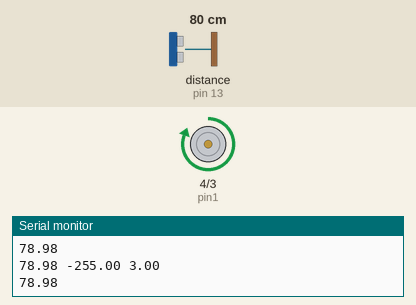
This sketch was run on a simulated Arduino Uno, built with avr-gcc and run on an emulated ATmega328P. Parts: motor-driver pin pairs drawn as motors (green arrow = first pin HIGH = forward, orange = second pin HIGH = backward, longer = more drive, scaled by the enable pin), the last lines printed to the serial monitor. Wiring (inferred from the names in the program): ultrasonic range finder: trigger pin 12; echo pin 13. Inputs (shaded band) come from the test bench; at power-on: distance to the obstacle (sensor on pin 13) 80 cm. The echo pulse lasts 58.3 µs per cm.

Above: at 1.2 s.
1.3 s: distance to the obstacle (sensor on pin 13) set to 2 cm
At 2.7 s:
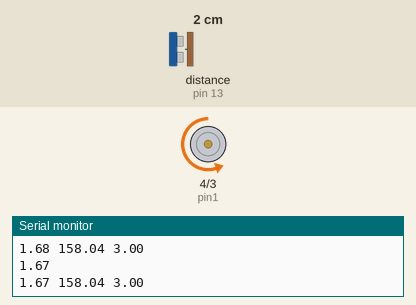
3.0 s: distance to the obstacle (sensor on pin 13) set to 250 cm
At 3.6 s:
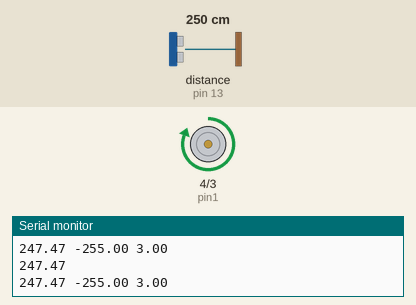
4.5 s: distance to the obstacle (sensor on pin 13) set to 4 cm
At 6.5 s:
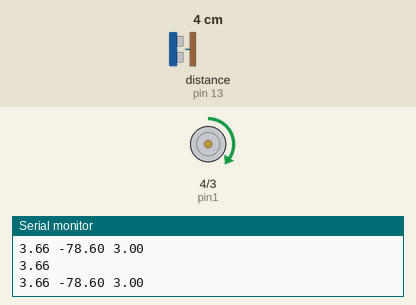
7.5 s: distance to the obstacle (sensor on pin 13) set to 9 cm
At 8.3 s:
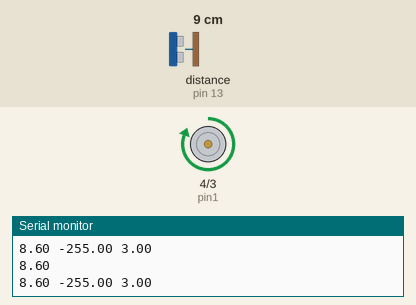
Timing chart, 0 to 10.0 s (numbered marks = the images above; inputs shaded):
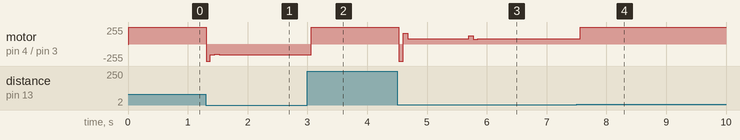

Measured:
- after the input at 1.3 s, motor on pin 4 (pin1) / pin 3 (pin2): forward 255/255 → backward 255/255 at once, → backward 160/255 0.07 s later, → backward 157/255 0.07 s later, → backward 158/255 0.07 s later
- after the input at 3.0 s, motor on pin 4 (pin1) / pin 3 (pin2): backward 158/255 → forward 255/255 after 0.07 s
- after the input at 7.5 s, motor on pin 4 (pin1) / pin 3 (pin2): forward 78/255 → forward 255/255 after 0.07 s

The sketch:

Fume_Tracker.ino
```cpp
#include <PID_v1.h>
double input;
double output;
double volatile setpoint = 3;
double Kp = 120, Ki = 0, Kd = 1;

int speedMotor = 5;
int pin1 = 4;
int pin2 = 3;

int TRIG = 12;
int ECHO = 13;
float Time;
float Distance;
float speedOfSound = 340; //Speed of sounds in m/s

PID myPID(&input, &output , &setpoint, Kp, Ki, Kd, DIRECT);

void setup() {
    Serial.begin(9600);

    //SETTING UP PID
    myPID.SetMode(AUTOMATIC);
    myPID.SetSampleTime(60);
    myPID.SetOutputLimits(-255, 255);

    pinMode(speedMotor, OUTPUT);
    pinMode(pin1, OUTPUT);
    pinMode(pin2, OUTPUT);


  pinMode(TRIG, OUTPUT);
  pinMode(ECHO, INPUT_PULLUP);

}
void loop() {

  digitalWrite(TRIG, LOW);
  delayMicroseconds(2000);
  digitalWrite(TRIG, HIGH);
  delayMicroseconds(10);
  digitalWrite(TRIG, LOW);
  delayMicroseconds(10);

  Time= pulseIn(ECHO, HIGH); //measures time signal takes to return
  Time = Time/1000000.0; //convertint in seconds
  Distance = speedOfSound*Time; //speed time
  Distance = Distance/2; //One way distance
  Distance = Distance*100; //Distance in cm
  Serial.println(Distance);

    //PID INPUT
    input = Distance;
    myPID.Compute();
    Serial.print(input);
    Serial.print(" ");
    Serial.print(output);
    Serial.print(" ");
    Serial.println(setpoint);

    //MOTOR DIRECTION
    if (output < 0){
    digitalWrite(pin1,HIGH); //FORWARD
    digitalWrite(pin2,LOW);
    analogWrite(speedMotor,abs(output));  //VARYING SPEED
    delay(20);
    }
    else if (output > 0){
    digitalWrite(pin1,LOW);  //BACKWARD
    digitalWrite(pin2,HIGH);
    analogWrite(speedMotor,abs(output)); //VARYING SPEED
    delay(20);
    }
}
```
